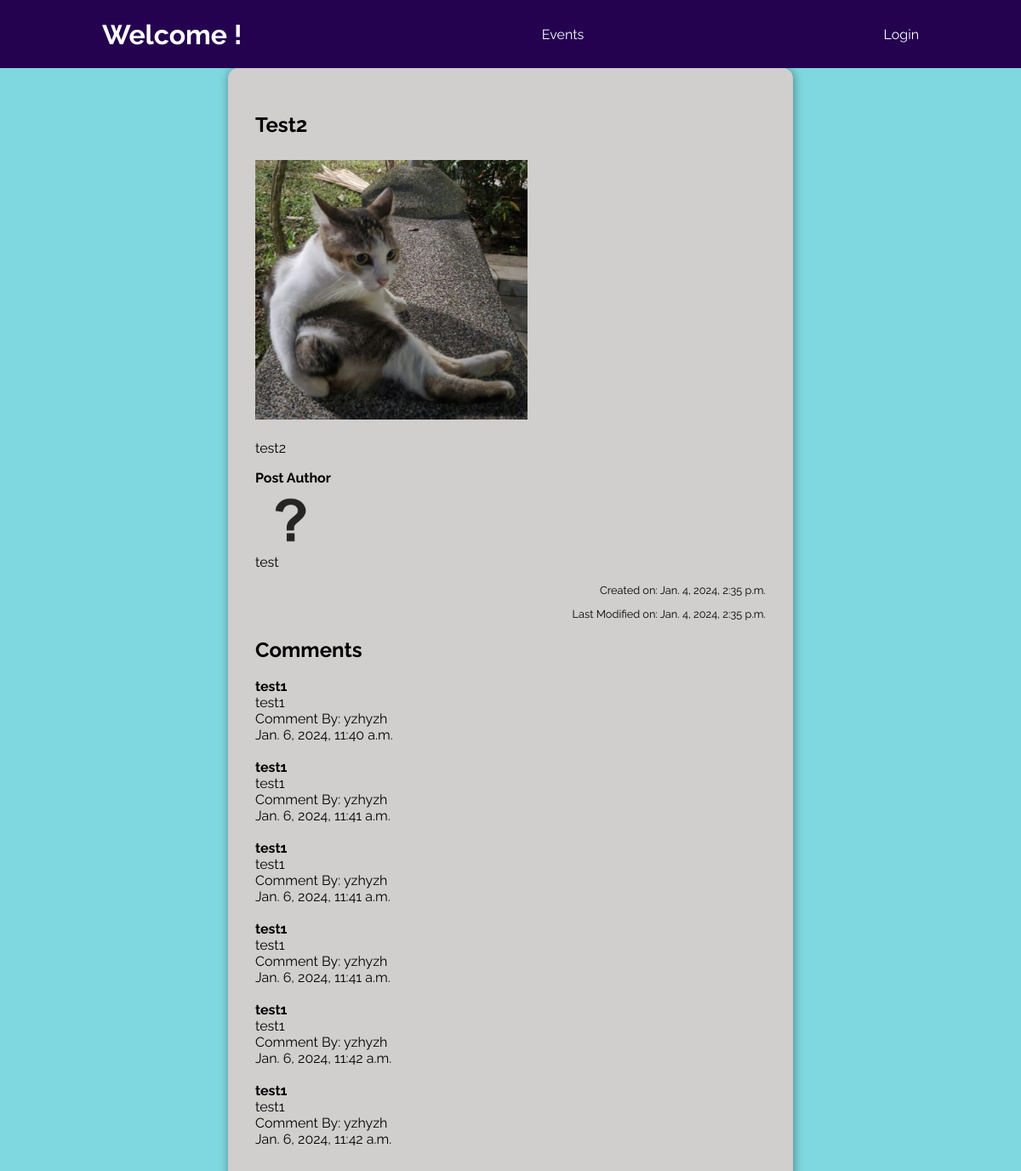
The app's page /events/test2 with its own data.
### blog/models.py (models this page shows, shortened)
class Post(models.Model):
    title = models.CharField(max_length=255, unique=True)
    content = models.TextField(default="")
    created_on = models.DateTimeField(auto_now_add=True)
    last_modified = models.DateTimeField(auto_now=True)
    author = models.ForeignKey(User, on_delete=models.CASCADE)
    image = models.ImageField(upload_to = image_url)
    slug = models.SlugField(default="", unique=True)

class Comment(models.Model):
    commenter = models.ForeignKey(User, on_delete=models.CASCADE)
    post = models.ForeignKey(Post, on_delete=models.CASCADE)
    title = models.CharField(max_length=255)
    body = models.TextField()
    date_added = models.DateTimeField(auto_now_add=True)

### account/models.py (models this page shows, shortened)
class UserProfile(models.Model):
    user = models.OneToOneField(settings.AUTH_USER_MODEL, on_delete=models.CASCADE)
    description = models.CharField(max_length=100, default = "")
    avatar = models.ImageField(upload_to = avatar_url, default = "images/no_avatar.png")

### blog/views.py (the view, shortened to what this page needs)
# urls.py: path("events/<slug:slug>", views.blog_post, name="post-detail-page"),
def blog_post(request, slug):
    current_post = Post.objects.get(slug=slug)
    try:
        comments = Comment.objects.filter(post=current_post)
    except:
        comments = 'none'
    author_profile = UserProfile.objects.get(user=current_post.author)
    create_comment_form = PostComment()
    return render(request, 'blog/posts.html', {
        "posts": current_post,
        "author_profile": author_profile,
        "comments": comments,
        "create_comment_form": create_comment_form
    })

### blog/templates/blog/posts.html (shortened to what this page needs)
{% extends "base.html" %}
{% load static %}
{% block css_files %}
    <link rel="stylesheet" href="{% static "blog/posts.css" %}">
{% endblock %}
{% block body_contents %}
    {% include "./includes/header.html" %}
<div id='center'>
    <section class="blog-content">
        <h1>{{posts.title|title}}</h1>
        <img src="{{posts.image.url }}" alt="">
        <p>
            {{posts.content}}
        </p>
        <p id="blog-author-section">
            <b>Post Author</b> <br>
            <img src="{{author_profile.avatar.url}}"><br>
            {{posts.author}}
        </p>
        <footer>
            <p>Created on: {{posts.created_on}}</p>
            <p>Last Modified on: {{posts.last_modified}}</p>
        </footer>
    </section>
    <section class="comments-section">
        <h2>Comments</h2>
            <div class='comment'>
            {% for comment in comments %}
                <b>{{comment.title}}</b><br>
                {{comment.body}} <br>
                Comment By: {{comment.commenter.username}} <br>
                {{comment.date_added}} <br><br>
            {% endfor %}
            </div>
    </section>
</div>
{% endblock %}

### static/style.css (style rules this page uses)
html { font-family: 'Raleway', sans-serif; background-color: rgb(127, 216, 223); }
body { margin: 0; }

### blog/static/blog/posts.css (style rules this page uses)
#center { width: 50%; margin: 8rem auto 2rem auto; margin-top: 5rem; padding: 2rem; border-style: none; border-radius: 12px; background-color: #d1cece; box-shadow: 1px 1px 12px rgba(0, 0, 0, 0.4); }
.blog-content img { object-fit: contain; height: 20rem; width: 20rem; }
footer { text-align: right; font-size: 0.8rem; }
#blog-author-section img { height:5rem; width:5rem; object-fit: cover; border-radius: 20%; }

### records on screen
Post: title "Test2", image (picture), content "test2", author "test", created_on "Jan. 4, 2024, 2:35 p.m.", last_modified "Jan. 4, 2024, 2:35 p.m."
UserProfile: avatar (placeholder picture)
Comment: title "test1", body "test1", commenter.username "yzhyzh", date_added "Jan. 6, 2024, 11:40 a.m."
Comment: title "test1", body "test1", commenter.username "yzhyzh", date_added "Jan. 6, 2024, 11:41 a.m."
Comment: title "test1", body "test1", commenter.username "yzhyzh", date_added "Jan. 6, 2024, 11:41 a.m."
Comment: title "test1", body "test1", commenter.username "yzhyzh", date_added "Jan. 6, 2024, 11:41 a.m."
Comment: title "test1", body "test1", commenter.username "yzhyzh", date_added "Jan. 6, 2024, 11:42 a.m."
Comment: title "test1", body "test1", commenter.username "yzhyzh", date_added "Jan. 6, 2024, 11:42 a.m."
